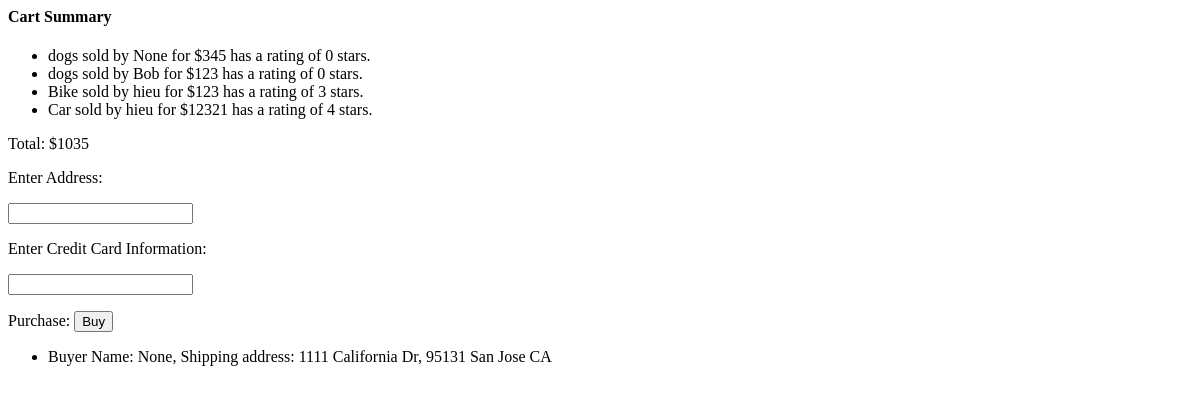
The page /checkout/ on the database as committed earlier.
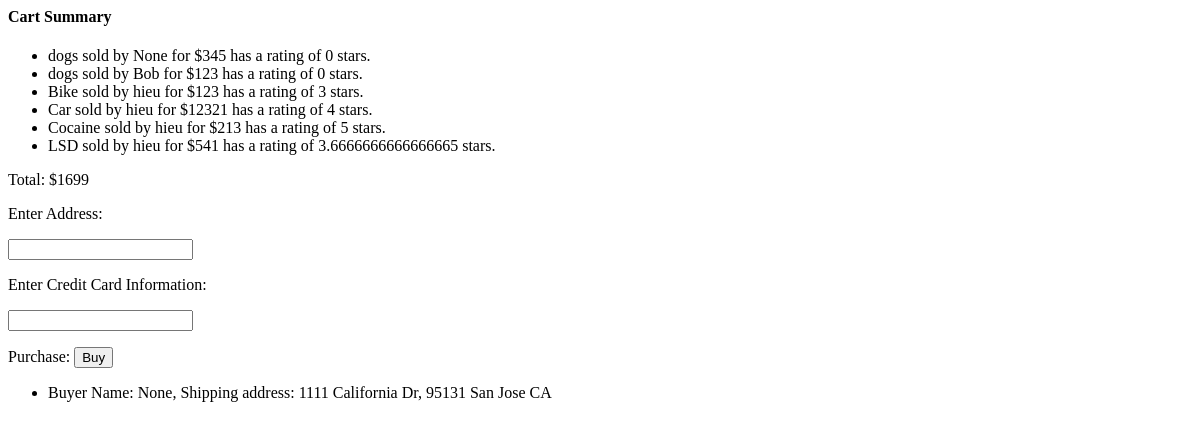
The same page on the database as committed later.
### app/models.py (models this page shows, shortened)
class Item(db.Model):
    id = db.Column(db.Integer, primary_key=True)
    itemname = db.Column(db.String(256))
    seller = db.Column(db.String(64), db.ForeignKey('user.username'))
    price = db.Column(db.Integer)
    rating = db.Column(db.Integer)
    numberofratings = db.Column(db.Integer)
    sumofratings = db.Column(db.Integer)
    def __repr__(self):
        return f'''{self.itemname} sold by {self.seller} for ${self.price} has a rating of {self.rating} stars.'''

class CheckoutInfo(db.Model):
    id = db.Column(db.Integer, primary_key = True)
    buyer = db.Column(db.String(64), db.ForeignKey('user.username'))
    address = db.Column(db.String(64))
    ccNumber = db.Column(db.Integer)
    def __repr__(self):
        return f'''Buyer Name: {self.buyer}, Shipping address: {self.address}'''

### app/routes.py (the view, shortened to what this page needs)
@myapp_obj.route('/checkout/', methods = ["GET", "POST"])
def buyItems():
    db.create_all()
    return render_template('shipping.html', buyInfo=CheckoutInfo.query.all(), items = Item.query.all(), total_price = (CartItem.query.with_entities(sql.func.sum(CartItem.price))).scalar())

### app/templates/shipping.html
<html>
    <body>
        <form action="#" method = "POST">
            <h4> Cart Summary </h4>
		    <ul>
		    {% for item in items %}
		        <li> {{item}} </li>
		    {% endfor %}
		    </ul>
            Total: ${{total_price}}
            <p> Enter Address: </p>
            <p> <input type = "text" name = "address"> </p>
            <p> Enter Credit Card Information: </p>
            <p> <input type = "number" name = "number"> </p>
            <p> Purchase: <input type = submit name = "submit" value = "Buy"> </p>
        </form>
        <ul>
        {% for info in buyInfo %}
            <li> {{info}}</li>
        {% endfor %}
        </ul>
    </body>
</html>

Rows that differ between the two databases and show on the page:
added Item: itemname+seller+price "Cocaine sold by hieu for $213 has a rating of 5 stars."
added Item: itemname+seller+price "LSD sold by hieu for $541 has a rating of 3.6666666666666665 stars."
Other text that changed with them:
{{ total_price }}: "1035" → "1699"
